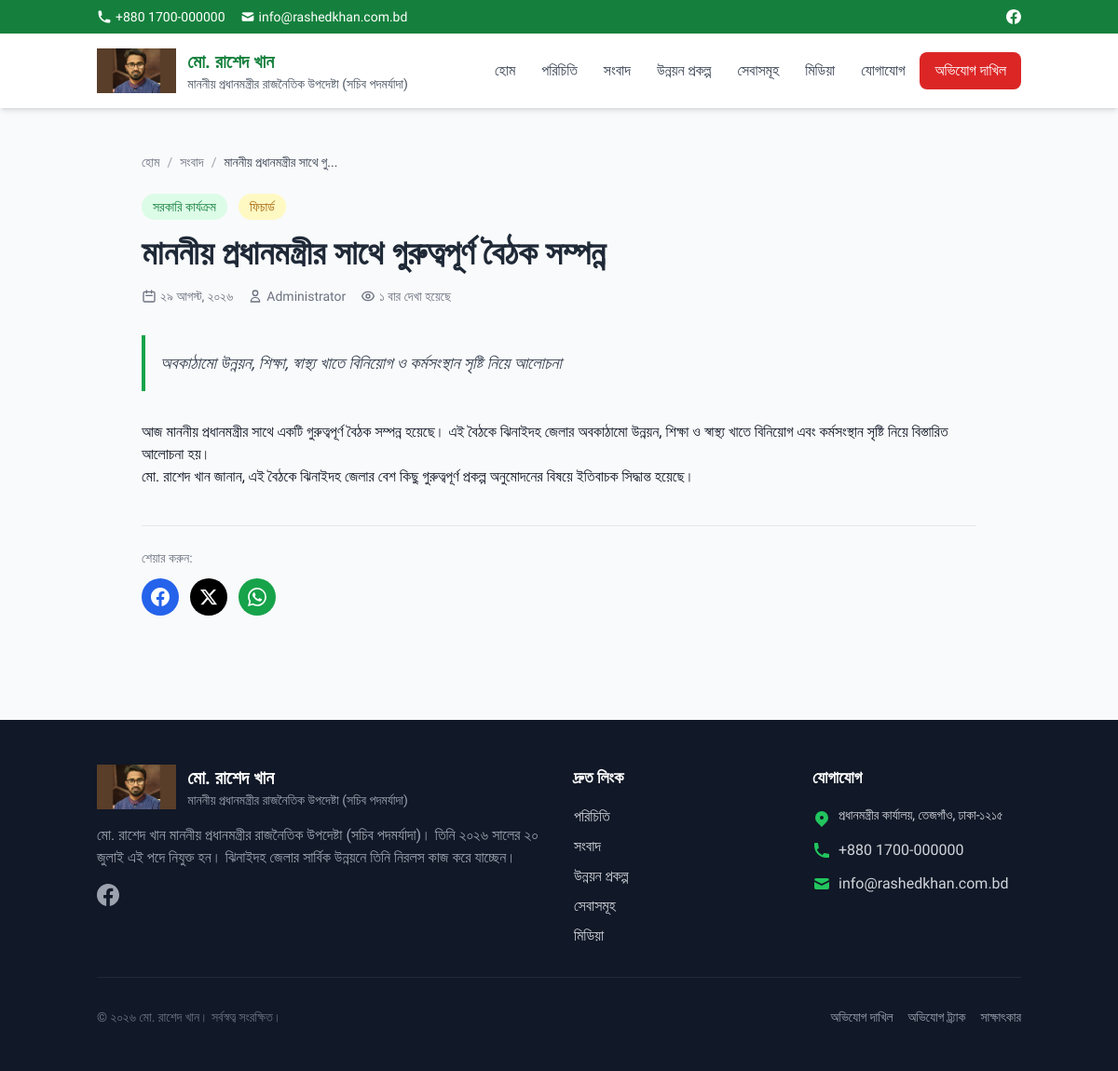
Page /news-detail.php?slug=pm-meeting-important on the committed database.
### tables this page shows
CREATE TABLE settings (
    id INT AUTO_INCREMENT PRIMARY KEY,
    setting_key VARCHAR(100) UNIQUE NOT NULL,
    setting_value TEXT,
    setting_type ENUM('text', 'textarea', 'image', 'json') DEFAULT 'text',
    updated_at TIMESTAMP DEFAULT CURRENT_TIMESTAMP ON UPDATE CURRENT_TIMESTAMP
);

CREATE TABLE news (
    id INT AUTO_INCREMENT PRIMARY KEY,
    title VARCHAR(500) NOT NULL,
    slug VARCHAR(255) UNIQUE NOT NULL,
    summary TEXT,
    content LONGTEXT,
    featured_image VARCHAR(500),
    category ENUM('সরকারি_কার্যক্রম', 'উন্নয়ন', 'জনসভা', 'স্বাস্থ্য', 'শিক্ষা', 'যুব_কার্যক্রম', 'অন্যান্য') DEFAULT 'অন্যান্য',
    is_featured TINYINT(1) DEFAULT 0,
    status ENUM('draft', 'published') DEFAULT 'draft',
    views_count INT DEFAULT 0,
    published_at DATETIME,
    author_id INT,
    created_at TIMESTAMP DEFAULT CURRENT_TIMESTAMP,
    updated_at TIMESTAMP DEFAULT CURRENT_TIMESTAMP ON UPDATE CURRENT_TIMESTAMP,
    FOREIGN KEY (author_id) REFERENCES admin_users(id) ON DELETE SET NULL
);

### includes/functions.php (called while the page is built, shortened)
<?php
require_once __DIR__ . '/db.php';
function e(string $string): string
{
    return htmlspecialchars($string, ENT_QUOTES, 'UTF-8');
}
function toBengaliDigits($number): string
{
    $englishDigits = ['0', '1', '2', '3', '4', '5', '6', '7', '8', '9'];
    return str_replace($englishDigits, BENGALI_DIGITS, (string)$number);
}
function formatBengaliDate(string $date, bool $showTime = false): string
{
    $timestamp = strtotime($date);
    $day = toBengaliDigits(date('d', $timestamp));
    $month = BENGALI_MONTHS[(int)date('n', $timestamp)];
    $year = toBengaliDigits(date('Y', $timestamp));
    $formatted = "{$day} {$month}, {$year}";
    return $formatted;
}
function getSetting(string $key, $default = null)
{
    static $settings = null;
    if ($settings === null) {
        $results = Database::fetchAll("SELECT setting_key, setting_value FROM settings");
        $settings = [];
        foreach ($results as $row) {
            $settings[$row['setting_key']] = $row['setting_value'];
        }
    }
    return $settings[$key] ?? $default;
}
function truncate(string $text, int $length = 100, string $suffix = '...'): string
{
    $text = strip_tags($text);
    if (mb_strlen($text) <= $length) {
        return $text;
    }
    return mb_substr($text, 0, $length) . $suffix;
}
function currentUrl(): string
{
    $protocol = isset($_SERVER['HTTPS']) && $_SERVER['HTTPS'] === 'on' ? 'https' : 'http';
    return $protocol . '://' . $_SERVER['HTTP_HOST'] . $_SERVER['REQUEST_URI'];
}

### includes/db.php (called while the page is built, shortened)
<?php
class Database
{
    private static ?PDO $instance = null;
    public static function getInstance(): PDO
    {
        if (self::$instance === null) {
            try {
                $dsn = sprintf(
                    'mysql:host=%s;dbname=%s;charset=%s',
                    DB_HOST,
                    DB_NAME,
                    DB_CHARSET
                );
                $options = [
                    PDO::ATTR_ERRMODE => PDO::ERRMODE_EXCEPTION,
                    PDO::ATTR_DEFAULT_FETCH_MODE => PDO::FETCH_ASSOC,
                    PDO::ATTR_EMULATE_PREPARES => false,
                    PDO::MYSQL_ATTR_INIT_COMMAND => "SET NAMES utf8mb4 COLLATE utf8mb4_unicode_ci"
                ];
                self::$instance = new PDO($dsn, DB_USER, DB_PASS, $options);
            } catch (PDOException $e) {
                if (DEBUG_MODE) {
                    die('Database connection failed: ' . $e->getMessage());
                } else {
                    die('Database connection failed. Please try again later.');
                }
            }
        }
        return self::$instance;
    }
    public static function fetchAll(string $sql, array $params = []): array
    {
        $stmt = self::getInstance()->prepare($sql);
        $stmt->execute($params);
        return $stmt->fetchAll();
    }
    public static function fetchOne(string $sql, array $params = []): ?array
    {
        $stmt = self::getInstance()->prepare($sql);
        $stmt->execute($params);
        $result = $stmt->fetch();
        return $result ?: null;
    }
    public static function execute(string $sql, array $params = []): int
    {
        $stmt = self::getInstance()->prepare($sql);
        $stmt->execute($params);
        return $stmt->rowCount();
    }
}

### public/news-detail.php (the view, shortened to what this page needs)
<?php
require_once dirname(__DIR__) . '/includes/functions.php';
$slug = $_GET['slug'] ?? '';
$news = Database::fetchOne(
    "SELECT n.*, u.full_name as author_name FROM news n
     LEFT JOIN admin_users u ON n.author_id = u.id
     WHERE n.slug = :slug AND n.status = 'published'",
    ['slug' => $slug]
);
require_once dirname(__DIR__) . '/includes/header.php';
?>
<article class="py-12">
    <div class="container mx-auto px-4">
        <div class="max-w-4xl mx-auto">
            <nav class="mb-6">
                <ol class="flex items-center space-x-2 text-sm">
                    <li><a href="<?= SITE_URL ?>" class="text-gray-500 hover:text-primary-600">হোম</a></li>
                    <li><span class="text-gray-400">/</span></li>
                    <li><a href="<?= SITE_URL ?>/news" class="text-gray-500 hover:text-primary-600">সংবাদ</a></li>
                    <li><span class="text-gray-400">/</span></li>
                    <li class="text-gray-700"><?= e(truncate($news['title'], 30)) ?></li>
                </ol>
            </nav>
            <header class="mb-8">
                <div class="flex items-center gap-3 mb-4">
                    <a href="<?= SITE_URL ?>/news?category=<?= urlencode($news['category']) ?>" class="px-3 py-1 bg-primary-100 text-primary-700 text-sm rounded-full hover:bg-primary-200 transition">
                        <?= e(str_replace('_', ' ', $news['category'])) ?>
                    </a>
                    <?php if ($news['is_featured']): ?>
                    <span class="px-3 py-1 bg-yellow-100 text-yellow-700 text-sm rounded-full">ফিচার্ড</span>
                    <?php endif; ?>
                </div>
                <h1 class="text-3xl md:text-4xl font-bold text-gray-800 mb-4 leading-tight">
                    <?= e($news['title']) ?>
                </h1>
                <div class="flex flex-wrap items-center gap-4 text-sm text-gray-500">
                    <span class="flex items-center">
                        <svg class="w-4 h-4 mr-1" fill="none" stroke="currentColor" viewBox="0 0 24 24">
                            <path stroke-linecap="round" stroke-linejoin="round" stroke-width="2" d="M8 7V3m8 4V3m-9 8h10M5 21h14a2 2 0 002-2V7a2 2 0 00-2-2H5a2 2 0 00-2 2v12a2 2 0 002 2z"/>
                        </svg>
                        <?= formatBengaliDate($news['published_at'] ?? $news['created_at']) ?>
                    </span>
                    <?php if ($news['author_name']): ?>
                    <span class="flex items-center">
                        <svg class="w-4 h-4 mr-1" fill="none" stroke="currentColor" viewBox="0 0 24 24">
                            <path stroke-linecap="round" stroke-linejoin="round" stroke-width="2" d="M16 7a4 4 0 11-8 0 4 4 0 018 0zM12 14a7 7 0 00-7 7h14a7 7 0 00-7-7z"/>
                        </svg>
                        <?= e($news['author_name']) ?>
                    </span>
                    <?php endif; ?>
                    <span class="flex items-center">
                        <?= toBengaliDigits($news['views_count'] + 1) ?> বার দেখা হয়েছে
                    </span>
                </div>
            </header>
            <?php if ($news['summary']): ?>
            <div class="bg-gray-50 border-l-4 border-primary-600 p-4 mb-8 rounded-r-lg">
                <p class="text-lg text-gray-700 italic"><?= e($news['summary']) ?></p>
            </div>
            <?php endif; ?>
            <div class="prose prose-lg max-w-none">
                <?= $news['content'] ?>
            </div>
            <div class="mt-10 pt-6 border-t">
                <p class="text-sm text-gray-500 mb-3">শেয়ার করুন:</p>
                <div class="flex gap-3">
                    <a href="https://www.facebook.com/sharer/sharer.php?u=<?= urlencode(currentUrl()) ?>" target="_blank" class="w-10 h-10 bg-blue-600 text-white rounded-full flex items-center justify-center hover:bg-blue-700 transition">
                    </a>
                    <a href="https://twitter.com/intent/tweet?url=<?= urlencode(currentUrl()) ?>&text=<?= urlencode($news['title']) ?>" target="_blank" class="w-10 h-10 bg-black text-white rounded-full flex items-center justify-center hover:bg-gray-800 transition">
                        <svg class="w-5 h-5" fill="currentColor" viewBox="0 0 24 24">
                            <path d="M18.244 2.25h3.308l-7.227 8.26 8.502 11.24H16.17l-5.214-6.817L4.99 21.75H1.68l7.73-8.835L1.254 2.25H8.08l4.713 6.231zm-1.161 17.52h1.833L7.084 4.126H5.117z"/>
                        </svg>
                    </a>
                    <a href="https://wa.me/?text=<?= urlencode($news['title'] . ' ' . currentUrl()) ?>" target="_blank" class="w-10 h-10 bg-green-600 text-white rounded-full flex items-center justify-center hover:bg-green-700 transition">
                    </a>
                </div>
            </div>
        </div>
    </div>
</article>
<?php require_once dirname(__DIR__) . '/includes/footer.php'; ?>

### includes/header.php (shortened to what this page needs)
<?php
require_once __DIR__ . '/functions.php';
$currentPage = basename($_SERVER['PHP_SELF'], '.php');
?>
<!DOCTYPE html>
<html lang="bn" dir="ltr">
<head>
    <title><?= isset($pageTitle) ? e($pageTitle) . ' - ' : '' ?><?= e(getSetting('site_title', SITE_NAME)) ?></title>
    <script src="https://cdn.tailwindcss.com"></script>
    <link rel="stylesheet" href="<?= SITE_URL ?>/assets/css/custom.css">
</head>
<body class="bg-gray-50 text-gray-900">
    <div class="bg-primary-700 text-white text-sm py-2">
        <div class="container mx-auto px-4 flex justify-between items-center">
            <div class="flex items-center space-x-4">
                <a href="tel:<?= e(getSetting('contact_phone', '')) ?>" class="flex items-center hover:text-primary-200">
                    <svg class="w-4 h-4 mr-1" fill="currentColor" viewBox="0 0 20 20">
                        <path d="M2 3a1 1 0 011-1h2.153a1 1 0 01.986.836l.74 4.435a1 1 0 01-.54 1.06l-1.548.773a11.037 11.037 0 006.105 6.105l.774-1.548a1 1 0 011.059-.54l4.435.74a1 1 0 01.836.986V17a1 1 0 01-1 1h-2C7.82 18 2 12.18 2 5V3z"/>
                    </svg>
                    <?= e(getSetting('contact_phone', '+880 1700-000000')) ?>
                </a>
                <a href="mailto:<?= e(getSetting('contact_email', '')) ?>" class="hidden md:flex items-center hover:text-primary-200">
                    <svg class="w-4 h-4 mr-1" fill="currentColor" viewBox="0 0 20 20">
                        <path d="M2.003 5.884L10 9.882l7.997-3.998A2 2 0 0016 4H4a2 2 0 00-1.997 1.884z"/>
                        <path d="M18 8.118l-8 4-8-4V14a2 2 0 002 2h12a2 2 0 002-2V8.118z"/>
                    </svg>
                    <?= e(getSetting('contact_email', 'info@rashedkhan.com.bd')) ?>
                </a>
            </div>
            <div class="flex items-center space-x-3">
                <?php if ($fb = getSetting('facebook_url')): ?>
                <a href="<?= e($fb) ?>" target="_blank" class="hover:text-primary-200">
                </a>
                <?php endif; ?>
            </div>
        </div>
    </div>
    <header class="bg-white shadow-md sticky top-0 z-50">
        <div class="container mx-auto px-4">
            <div class="flex justify-between items-center py-4">
                <a href="<?= SITE_URL ?>" class="flex items-center space-x-3">
                    <?php if ($logo = getSetting('logo_image')): ?>
                    <img src="<?= UPLOADS_URL ?>/<?= e($logo) ?>" alt="Logo" class="h-12 w-auto">
                    <?php else: ?>
                    <div class="w-12 h-12 bg-primary-600 rounded-full flex items-center justify-center text-white font-bold text-xl">
                        রা
                    </div>
                    <?php endif; ?>
                    <div>
                        <h1 class="text-xl font-bold text-primary-700"><?= e(getSetting('site_title', SITE_NAME)) ?></h1>
                        <p class="text-sm text-gray-600"><?= e(getSetting('site_tagline', SITE_TAGLINE)) ?></p>
                    </div>
                </a>
                <nav class="hidden md:flex items-center space-x-1">
                    <a href="<?= SITE_URL ?>" class="px-3 py-2 rounded-lg text-gray-700 hover:bg-primary-50 hover:text-primary-700 <?= $currentPage === 'index' ? 'bg-primary-50 text-primary-700 font-medium' : '' ?>">
                        হোম
                    </a>
                    <a href="<?= SITE_URL ?>/about" class="px-3 py-2 rounded-lg text-gray-700 hover:bg-primary-50 hover:text-primary-700 <?= $currentPage === 'about' ? 'bg-primary-50 text-primary-700 font-medium' : '' ?>">
                        পরিচিতি
                    </a>
                    <a href="<?= SITE_URL ?>/news" class="px-3 py-2 rounded-lg text-gray-700 hover:bg-primary-50 hover:text-primary-700 <?= $currentPage === 'news' ? 'bg-primary-50 text-primary-700 font-medium' : '' ?>">
                        সংবাদ
                    </a>
                    <a href="<?= SITE_URL ?>/projects" class="px-3 py-2 rounded-lg text-gray-700 hover:bg-primary-50 hover:text-primary-700 <?= $currentPage === 'projects' ? 'bg-primary-50 text-primary-700 font-medium' : '' ?>">
                        উন্নয়ন প্রকল্প
                    </a>
                    <a href="<?= SITE_URL ?>/services" class="px-3 py-2 rounded-lg text-gray-700 hover:bg-primary-50 hover:text-primary-700 <?= $currentPage === 'services' ? 'bg-primary-50 text-primary-700 font-medium' : '' ?>">
                        সেবাসমূহ
                    </a>
                    <a href="<?= SITE_URL ?>/media" class="px-3 py-2 rounded-lg text-gray-700 hover:bg-primary-50 hover:text-primary-700 <?= $currentPage === 'media' ? 'bg-primary-50 text-primary-700 font-medium' : '' ?>">
                        মিডিয়া
                    </a>
                    <a href="<?= SITE_URL ?>/contact" class="px-3 py-2 rounded-lg text-gray-700 hover:bg-primary-50 hover:text-primary-700 <?= $currentPage === 'contact' ? 'bg-primary-50 text-primary-700 font-medium' : '' ?>">
                        যোগাযোগ
                    </a>
                    <a href="<?= SITE_URL ?>/complaint" class="ml-2 px-4 py-2 bg-accent-500 text-white rounded-lg hover:bg-accent-600 transition">
                        অভিযোগ দাখিল
                    </a>
                </nav>
            </div>
        </div>
    </header>
    <main>

### public/assets/css/custom.css (style rules this page uses)
body { font-family: 'Hind Siliguri', sans-serif; }
:root { --primary-50: #FFF6E6; --primary-100: #FFEACC; --primary-200: #FFD699; --primary-300: #FFC266; --primary-400: #FFAE33; --primary-500: #E8900A; --primary-600: #D17A00; --primary-700: #B86900; --primary-800: #9F5800; --primary-900: #864700; }

### includes/header.php (style rules this page uses)
body { font-family: 'Hind Siliguri', sans-serif; }

### rows in the picture
settings: setting_value (picture)
news: title "মাননীয় প্রধানমন্ত্রীর সাথে গু...", category "সরকারি কার্যক্রম", title "মাননীয় প্রধানমন্ত্রীর সাথে গুরুত্বপূর্ণ বৈঠক সম্পন্ন", published_at "২৯ আগস্ট, ২০২৬", author.full_name "Administrator", toBengaliDigits($news['views_count'] + 1) "১", summary "অবকাঠামো উন্নয়ন, শিক্ষা, স্বাস্থ্য খাতে বিনিয়োগ ও কর্মসংস্থান সৃষ্টি নিয়ে আলোচনা", content "আজ মাননীয় প্রধানমন্ত্রীর সাথে একটি গুরুত্বপূর্ণ বৈঠক সম্পন্ন হয়েছে। এই বৈঠকে ঝিনাইদহ জেলার অবকাঠামো উন্নয়ন, শিক্ষা ও স্বাস্থ্য খাতে বিনিয়োগ এবং কর্মসংস্থান সৃষ্টি নিয়ে বিস্তারিত আলোচনা হয়। মো. রাশেদ খান জানান, এই বৈঠকে ঝিনাইদহ জেলার বেশ কিছু গুরুত্বপূর্ণ প্রকল্প অনুমোদনের বিষয়ে ইতিবাচক সিদ্ধান্ত হয়েছে।"

### other values in the picture
getSetting('contact_phone', '+880 1700-000000') "+880 1700-000000"
getSetting('contact_email', 'info@rashedkhan.com.bd') "info@rashedkhan.com.bd"
getSetting('site_title', SITE_NAME) "মো. রাশেদ খান"
getSetting('site_tagline', SITE_TAGLINE) "মাননীয় প্রধানমন্ত্রীর রাজনৈতিক উপদেষ্টা (সচিব পদমর্যাদা)"
truncate(getSetting('about_text', ''), 200) "মো. রাশেদ খান মাননীয় প্রধানমন্ত্রীর রাজনৈতিক উপদেষ্টা (সচিব পদমর্যাদা)। তিনি ২০২৬ সালের ২০ জুলাই এই পদে নিযুক্ত হন। ঝিনাইদহ জেলার সার্বিক উন্নয়নে তিনি নিরলস কাজ করে যাচ্ছেন।"
getSetting('office_address', '') "প্রধানমন্ত্রীর কার্যালয়, তেজগাঁও, ঢাকা-১২১৫"
getSetting('contact_phone', '') "+880 1700-000000"
getSetting('contact_email', '') "info@rashedkhan.com.bd"
